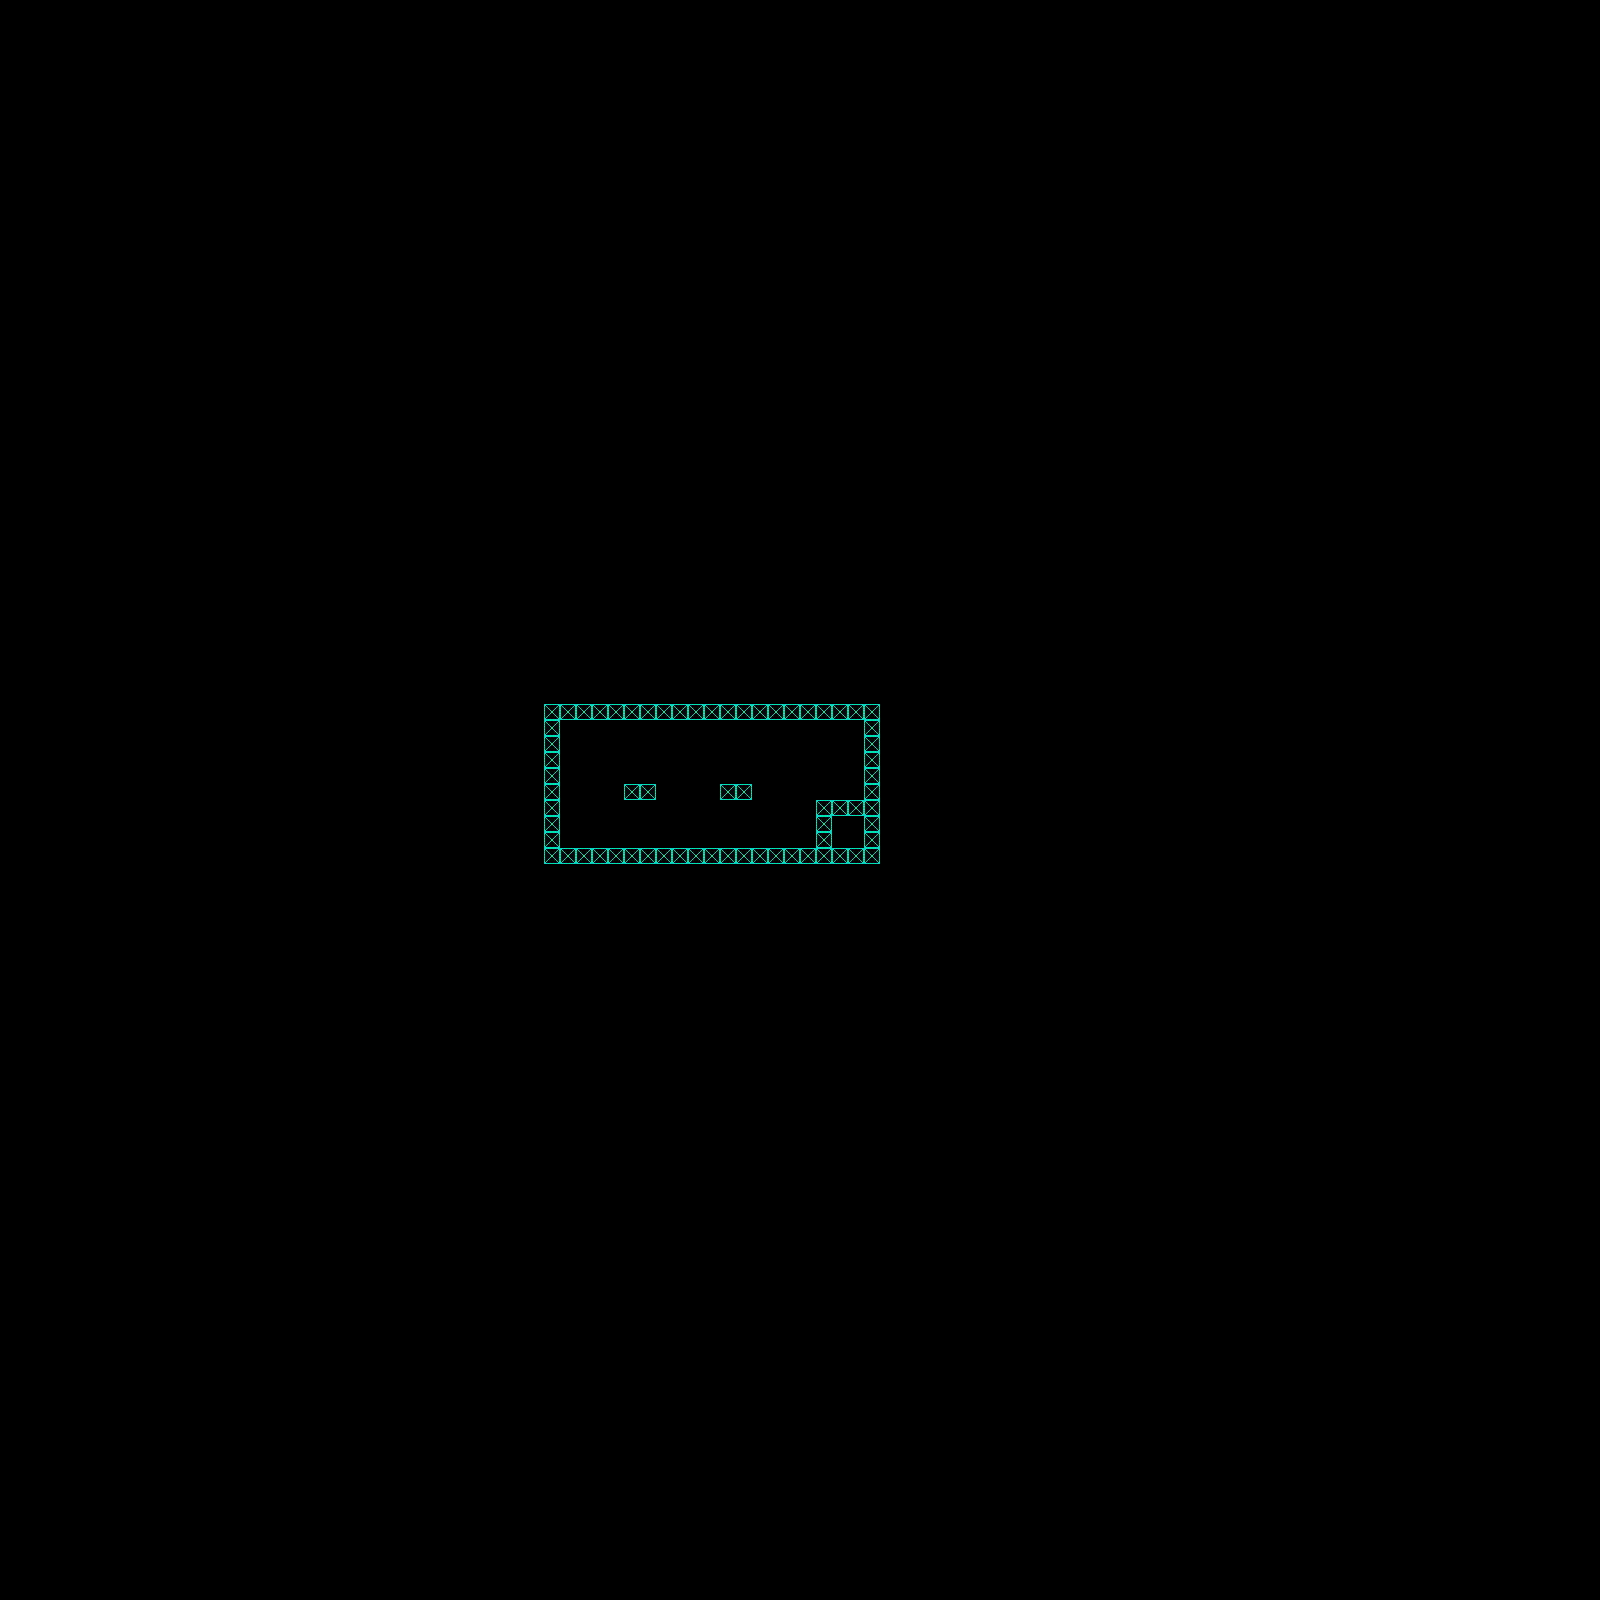

Below is a game level as drawn by its tile map, then a one-line description and the .tmx that defines it (tile-layer data replaced by summaries):
An orthogonal 100x100 tile map with 16x16 px tiles, 2 tile layers (Ground, Boss_Wall).

<map version="1.0" tiledversion="1.0.3" orientation="orthogonal" renderorder="right-down" width="100" height="100" tilewidth="16" tileheight="16" nextobjectid="1">
 <tileset firstgid="1" source="base_TileSet.tsx" />
 <layer name="Ground" width="100" height="100">
  <properties>
   <property name="unity:layer" value="Ground" />
  </properties>
  <data>[10000 cells, 62 non-empty, 1 distinct tile ids]</data>
 </layer>
 <layer name="Boss_Wall" width="100" height="100">
  <data>[10000 cells, 5 non-empty, 1 distinct tile ids]</data>
 </layer>
</map>
